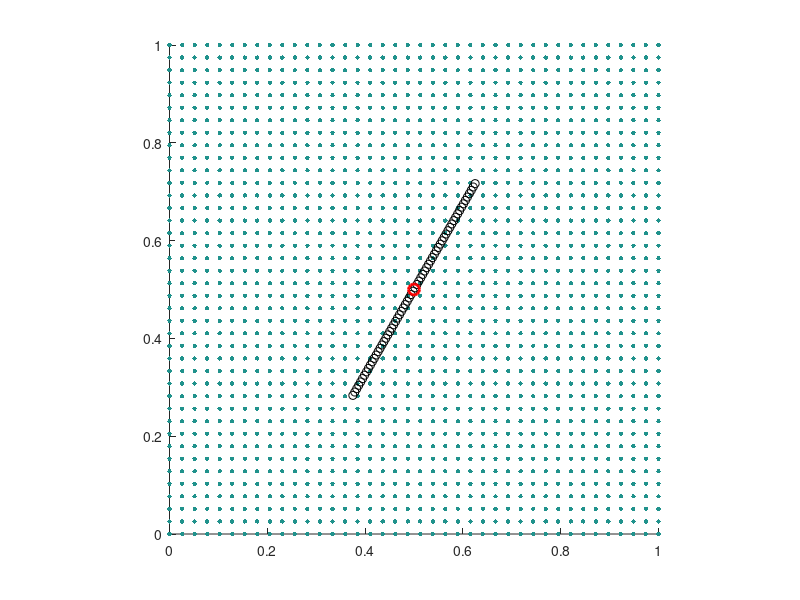

Reproduce this figure in MATLAB. (Note: this script raises an error after producing the figure.)
%initialize.m
%% Initialize Parameters and special indices

L=1.0 % Box size                                        % m
N=64 % Number of grid cells
h=L/N % Grid spacing                                    % m
ip=[(2:N),1] % Grid index shifted left
im=[N,(1:(N-1))] % Grid index shifted right
K = 1e6;                                                % N/m²
rho=1; % Fluid density                                  % kg/m³
mu=0.01; % viscosity                                    % kg/(m·s)
tmax=10; % Run until time                               % s
dt=2e-4; % Time step                                    % s
clockmax=ceil(tmax/dt);

%% 数据记录参数
viz_gap = 0.0025; % 可视化时间间隔 (s)
record_interval = round(viz_gap / dt); % 数据记录步长间隔

%% Initialize the visualization options
viz_option = "lagrangian particles"; % all options: "vorticity", "lagrangian particles"

%% Initialize boundary and velocity
%f0=1e-3;
%k=0:(Nb-1);
%theta = k'*dtheta;
%X = (L/2) + (L/4)*[cos(theta), sin(theta)];

% Assume the 假设线段长度 L0，pivot点位于 Lp
%f0=1e2;
f0=2e0;
L0 = L/2;
Px=L/2;
Py=L/2;
Nb = ceil(L0/(h/2));
ds = L0/(Nb-1);
s = (0:(Nb-1))*ds;
Lp = (Nb-1)/2*ds; %L0/2;
m0 = 5e0;            % 线密度(可根据需要调整)
theta0 = pi/3;
X = zeros(Nb,2);
X(:,1) = Px + (s - Lp)*cos(theta0);
X(:,2) = Py + (s - Lp)*sin(theta0);
pivot = [Px;Py];
% I0 = m0 * integral_0^L0 (s - Lp)^2 ds = m0 * [ ( (L0 - Lp)^3 + (Lp)^3 ) / 3 ]
I0 = m0*((L0 - Lp)^3 + Lp^3)/3; 
theta = theta0;   % 初始角度
omega = 0;   % 初始角速度


u=zeros(N,N,2);
U0 = 0;  % 设定水平向右的常数速度，比如1 m/s，可根据需要调整
u(:,:,1) = U0;  % x方向速度全部设为 U0
u(:,:,2) = 0;   % y方向速度为 0
%j1=0:(N-1); % Initialize fluid velocity as (0,sin(2*pi*x/L))
%x=j1'*h;
%u(j1+1,:,2)=sin(2*pi*x/L)*ones(1,N);

%% Initialize animation
switch viz_option
    case 'vorticity'
        vorticity=(u(ip,:,2)-u(im,:,2)-u(:,ip,1)+u(:,im,1))/(2*h);
        dvorticity=(max(max(vorticity))-min(min(vorticity)))/5;
        values= (-10*dvorticity):dvorticity:(10*dvorticity); % Get vorticity contours
        valminmax=[min(values),max(values)];
        xgrid=zeros(N,N);
        ygrid=zeros(N,N);
        for j=0:(N-1)
          xgrid(j+1,:)=j*h;
          ygrid(:,j+1)=j*h;
        end
        contour(xgrid,ygrid,vorticity,values)
        caxis(valminmax)

        set(gcf,'double','on')
        contour(xgrid,ygrid,vorticity,values)
        hold on
        plot(X(:,1),X(:,2),'ko')
        axis([0,L,0,L])
        caxis(valminmax)
        axis equal
        axis manual
        drawnow
        hold off
    case "lagrangian particles"
        % visualize by Lagrangian Particle Tracking
        np=40;
        [particles_x, particles_y] = meshgrid(linspace(0,L,np),linspace(0,L,np));
        particles = [particles_x(:), particles_y(:)];
        [X_grid, Y_grid] = meshgrid(linspace(0, L, N), linspace(0, L, N));
        particles_vel_x = interp2(X_grid, Y_grid, u(:,:,1), particles(:,1), particles(:,2), 'linear', 0);
        particles_vel_y = interp2(X_grid, Y_grid, u(:,:,2), particles(:,1), particles(:,2), 'linear', 0);
        particles_vel2 = [particles_vel_x, particles_vel_y];
        speed = sqrt(particles_vel2(:,1).^2 + particles_vel2(:,2).^2);
        max(speed)
        speed_min = 0; speed_max = 1;
        avg_speed = mean(speed);
        
        scatter(particles(:,1), particles(:,2), 10, speed, 'filled', 'MarkerEdgeColor', 'none') 
        hold on
        plot(X(:,1),X(:,2),'ko')
        plot(pivot(1), pivot(2), 'ro', 'MarkerSize', 8, 'LineWidth', 2)
        axis([0 L 0 L])
        axis square;
        axis manual
        
        %colormap(jet)
        colormap(parula)
        colorbar
        clim([speed_min speed_max])
        title(sprintf('Time = %.2f, Avg Speed = %.4f', clock * dt, avg_speed))
        drawnow
        hold off
    otherwise
        error('Invalid visualization mode.');
end

%% 扩展分析数据结构
global analysis_data vorticity_snapshots;
num_records = ceil(tmax / (dt * record_interval)); % 使用局部变量计算
analysis_data = struct(...
    'time', zeros(num_records, 1), ... % 使用 num_records 而不是之前的引用
    'angle', zeros(num_records, 1), ...
    'omega', zeros(num_records, 1), ...
    'torque', zeros(num_records, 1), ...
    'upper_speed', zeros(num_records, 1), ...   % 上半区平均速度
    'lower_speed', zeros(num_records, 1), ...   % 下半区平均速度
    'pressure_diff', zeros(num_records, 1), ...  % 上下压力差
    'vorticity_peak', zeros(num_records, 1) ...  % 棒后涡量极值
);
% 定义速度/压力探测区域
[X_grid, Y_grid] = meshgrid(linspace(0, L, N), linspace(0, L, N));
is_upper = Y_grid > L/2;  % 上半区域掩膜（N×N逻辑矩阵）
is_lower = Y_grid < L/2;  % 下半区域掩膜
% 新增：定义用于存储涡量场快照的 cell 数组，每个元素保存一个时刻的涡量场矩阵
vorticity_snapshots = cell(num_records, 1);
